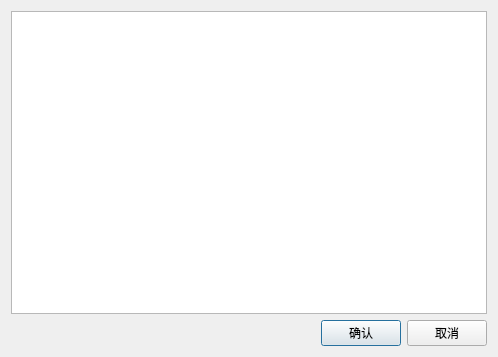
<?xml version="1.0" encoding="UTF-8"?>
<ui version="4.0">
 <class>w_m_member_list_select</class>
 <widget class="QDialog" name="w_m_member_list_select">
  <property name="geometry">
   <rect>
    <x>0</x>
    <y>0</y>
    <width>498</width>
    <height>357</height>
   </rect>
  </property>
  <property name="windowTitle">
   <string>Dialog</string>
  </property>
  <layout class="QVBoxLayout" name="verticalLayout">
   <item>
    <widget class="lds_tableView" name="tableView"/>
   </item>
   <item>
    <layout class="QHBoxLayout" name="horizontalLayout">
     <item>
      <spacer name="horizontalSpacer">
       <property name="orientation">
        <enum>Qt::Horizontal</enum>
       </property>
       <property name="sizeHint" stdset="0">
        <size>
         <width>40</width>
         <height>20</height>
        </size>
       </property>
      </spacer>
     </item>
     <item>
      <widget class="QPushButton" name="pushButton_ok">
       <property name="text">
        <string>确认</string>
       </property>
      </widget>
     </item>
     <item>
      <widget class="QPushButton" name="pushButton_cancel">
       <property name="text">
        <string>取消</string>
       </property>
      </widget>
     </item>
    </layout>
   </item>
  </layout>
 </widget>
 <customwidgets>
  <customwidget>
   <class>lds_tableView</class>
   <extends>QTableView</extends>
   <header>lds_tableview.h</header>
  </customwidget>
 </customwidgets>
 <resources/>
 <connections/>
</ui>
